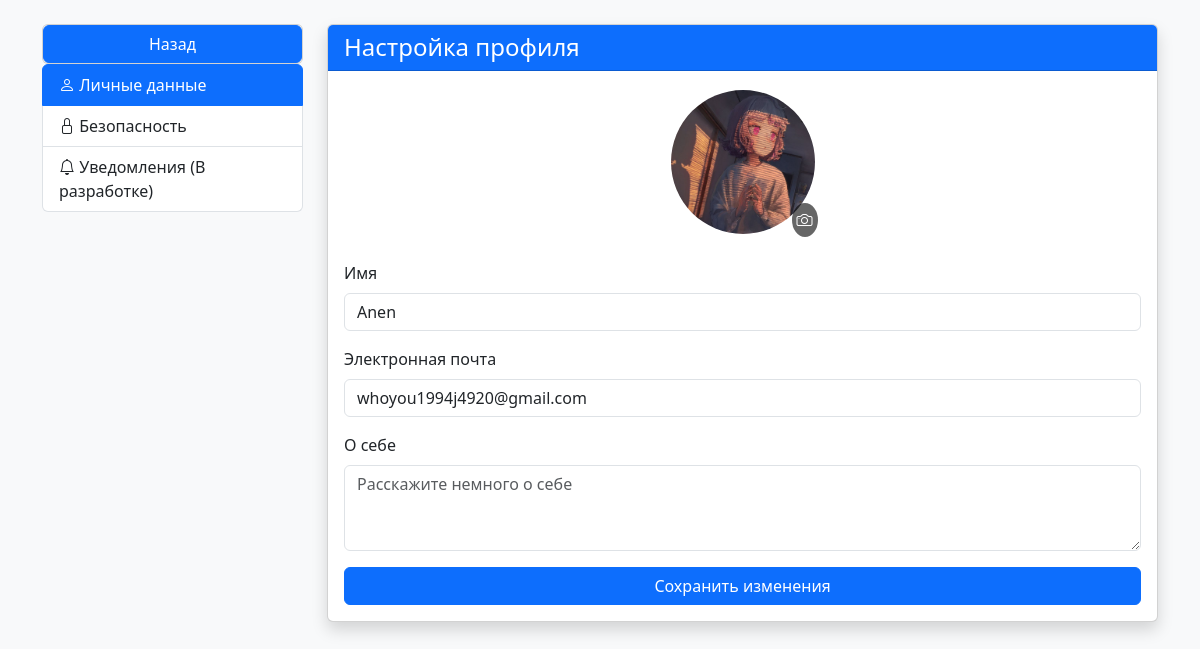
The app's page /profile (signed in), older data.
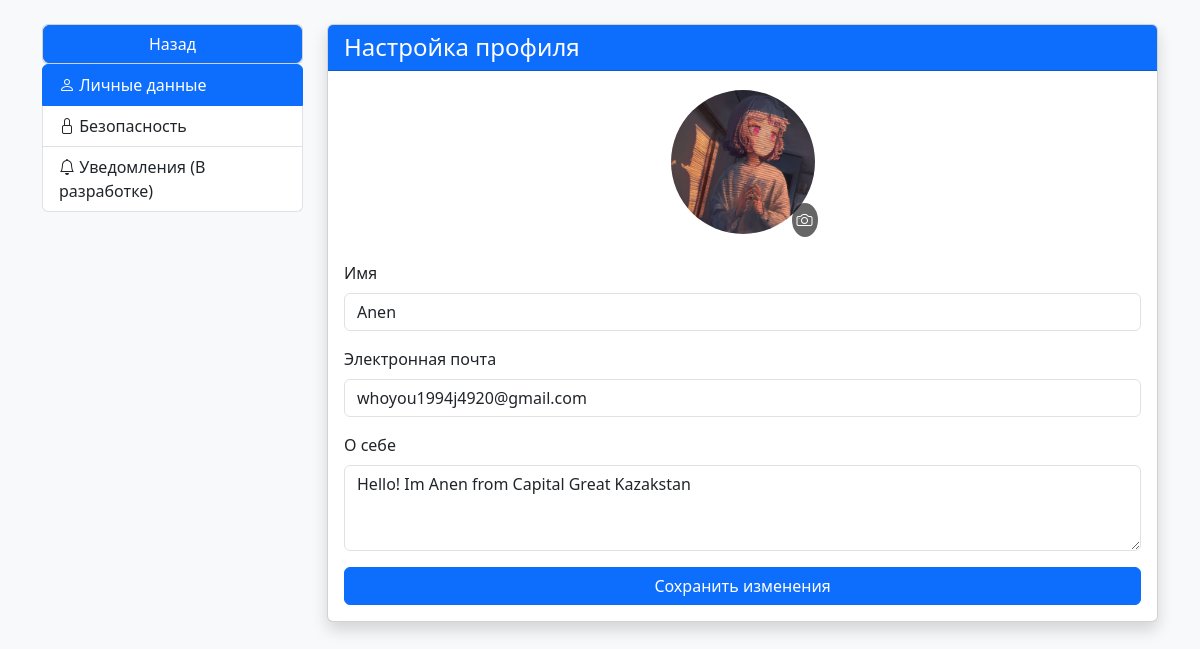
The same page, newer data.
### models.py (models this page shows, shortened)
class User(db.Model, UserMixin):
    id = db.Column(db.Integer, primary_key=True)
    username = db.Column(db.String(150), nullable=False, unique=True)
    password = db.Column(db.String(150), nullable=False)
    avatar_url = db.Column(db.String(150), nullable=False, default='uploads/default.png')
    email = db.Column(db.String(150), nullable=False, unique=True)
    created_at = db.Column(db.DateTime, default=datetime.utcnow)
    about = db.Column(db.String(500), nullable=True)
    email_notification = db.Column(db.Boolean, nullable=False, default=True)
    popup_notification = db.Column(db.Boolean, nullable=False, default=True)
    sms_notification = db.Column(db.Boolean, nullable=False, default=True)
    friends = db.relationship('User',
                              secondary='friendship',
                              primaryjoin=(id == Friendship.user1_id),
                              secondaryjoin=(id == Friendship.user2_id),
                              backref=db.backref('friends_of', lazy='dynamic'),
                              lazy='dynamic')

### blueprints/dashboard.py (the view)
@dashboard_bp.route('/profile')
@login_required
def profile():
    return render_template('profile.html', user=current_user)

### app.py (called while the page is built)
@login_manager.user_loader
def load_user(user_id):
    return User.query.get(int(user_id))

### templates/profile.html (shortened to what this page needs)
<!doctype html>
<html lang="ru">
  <head>
    <link href="https://cdn.jsdelivr.net/npm/bootstrap@5.3.0/dist/css/bootstrap.min.css" rel="stylesheet">
    <link rel="stylesheet" href="https://cdn.jsdelivr.net/npm/bootstrap-icons@1.10.5/font/bootstrap-icons.css">
  </head>
  <body>
    <div class="container py-4">
      <div class="row">
        <div class="col-md-3 mb-4">
        <div class="card">
            <a class="btn btn-primary" id="back-btn" href="{{ url_for('dashboard.dashboard') }}">Назад</a>
        </div>
          <div class="list-group" id="list-tab" role="tablist">
            <a class="list-group-item list-group-item-action active" id="list-personal-list" data-bs-toggle="list" href="#list-personal" role="tab">
              <i class="bi bi-person"></i> Личные данные
            </a>
            <a class="list-group-item list-group-item-action" id="list-security-list" data-bs-toggle="list" href="#list-security" role="tab">
              <i class="bi bi-lock"></i> Безопасность
            </a>
            <a class="list-group-item list-group-item-action" id="list-notifications-list" data-bs-toggle="list" href="#list-notifications" role="tab">
              <i class="bi bi-bell"></i> Уведомления (В разработке)
            </a>
          </div>
        </div>
        <div class="col-md-9">
          <div class="card shadow">
            <div class="card-header bg-primary text-white">
              <h4 class="mb-0" id="content-title">Настройка профиля</h4>
            </div>
            <div class="card-body">
              <div class="tab-content" id="nav-tabContent">
                <div class="tab-pane fade show active" id="list-personal" role="tabpanel" aria-labelledby="list-personal-list">
                  <form method="post" enctype="multipart/form-data">
                    <div class="text-center mb-4">
                      <div class="img-container">
                        <img src="{{ url_for('static', filename=(current_user.avatar_url or 'uploads/default.png')) }}"
                             alt="Profile Image" class="profile-img">
                        <label for="profileImage" class="upload-icon">
                          <i class="bi bi-camera"></i>
                        </label>
                      </div>
                    </div>
                    <div class="mb-3">
                      <label for="fullName" class="form-label">Имя</label>
                      <input type="text" class="form-control" id="fullName" placeholder="То какое имя будет отображаться в чатах"
                             value="{{ current_user.username }}">
                    </div>
                    <div class="mb-3">
                      <label for="email" class="form-label">Электронная почта</label>
                      <input type="email" class="form-control" id="email" placeholder="Введите email"
                             value="{{ current_user.email if current_user.email else '' }}">
                    </div>
                    <div class="mb-3">
                      <label for="about" class="form-label">О себе</label>
                      <textarea class="form-control" id="about" rows="3" placeholder="Расскажите немного о себе" maxlength="500">{{ current_user.about if current_user.about else '' }}</textarea>
                    </div>
                    <div class="d-grid">
                      <button type="submit" class="btn btn-primary">Сохранить изменения</button>
                    </div>
                  </form>
                </div>
              </div>
            </div>
          </div>
        </div>
      </div>
    </div>
  </body>
</html>

### templates/profile.html (style rules this page uses)
body { background-color: #f8f9fa; }
.profile-img { width: 150px; height: 150px; object-fit: cover; border-radius: 50%; border: 3px solid #fff; }
.img-container { position: relative; display: inline-block; }
.upload-icon { position: absolute; bottom: 0; right: 0; background: rgba(0, 0, 0, 0.6); border-radius: 50%; padding: 5px; color: #fff; }

Row changes from the older to the newer data that the page shows:
changed User "Anen": about (not shown) → "Hello! Im Anen from Capital Great Kazakstan"
